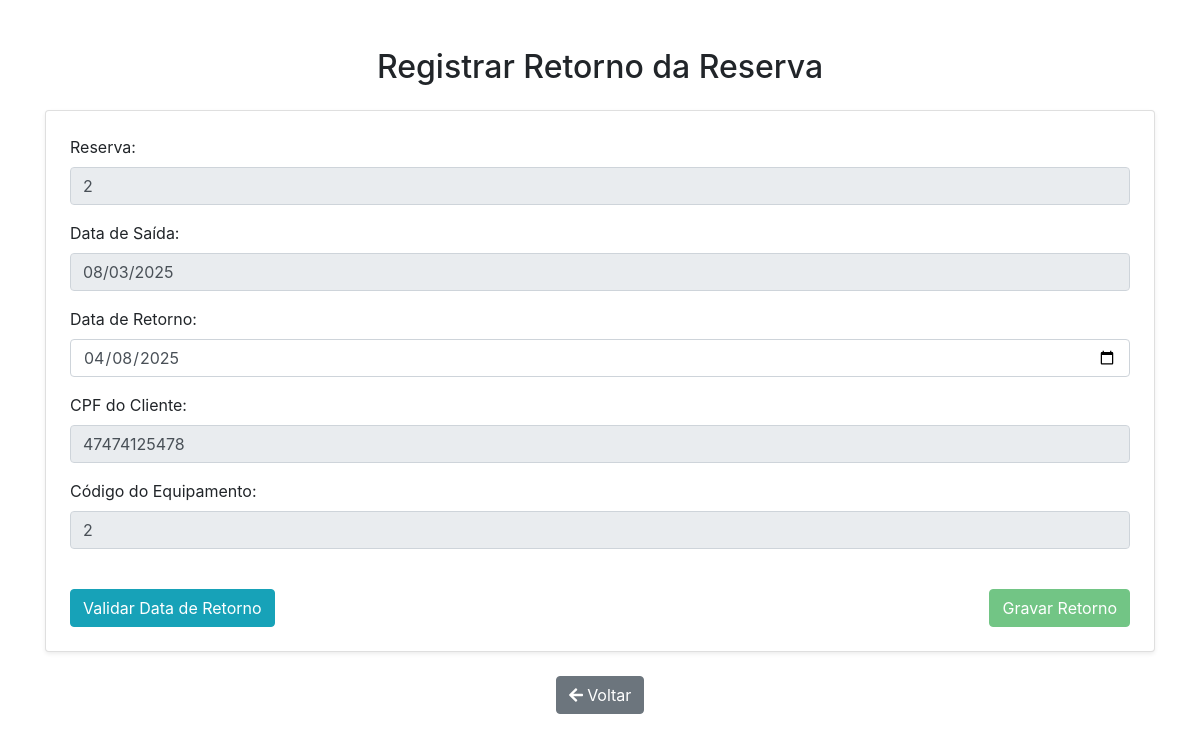
Page /reser_300.php?codigo=2 on the committed database.
### tables this page shows
CREATE TABLE reservas (
    numero INT AUTO_INCREMENT PRIMARY KEY,
    saida DATETIME NOT NULL,
    retorno DATETIME,
    preco FLOAT NOT NULL,
    cpf VARCHAR(11) NOT NULL,
    codigoEquipamento INT NOT NULL,
    valorMensal FLOAT,
    valorQuinzenal FLOAT,
    tipoLocacao VARCHAR(50),
    reservaFinalizada TINYINT(1),
    dataFinalizada DATETIME,

    FOREIGN KEY (cpf) REFERENCES cliente(cpf),
    FOREIGN KEY (codigoEquipamento) REFERENCES equipamento(codigoEquipamento)
);

### reser_300.php (the view, shortened to what this page needs)
<?php
$db = new Database();
$conexao = $db->conectaBD();
$codigo = $_REQUEST["codigo"];
$consulta = "SELECT * FROM reservas WHERE numero = " . intval($codigo);
$conx = mysqli_query($conexao, $consulta);
$dado = mysqli_fetch_assoc($conx);
$consultaRenovacao = "SELECT novaDataDevolucao FROM renovacoes WHERE numeroReserva = $codigo ORDER BY dataRenovacao DESC LIMIT 1";
$resultRenovacao = mysqli_query($conexao, $consultaRenovacao);
if ($rowRenovacao = mysqli_fetch_assoc($resultRenovacao)) {
    $dataRetorno = $rowRenovacao['novaDataDevolucao'];
} else {
    $dataRetorno = $dado['retorno'];
}
?>
<!DOCTYPE html>
<html lang="pt-BR">
<head>
    <link href="https://stackpath.bootstrapcdn.com/bootstrap/4.5.2/css/bootstrap.min.css" rel="stylesheet">
</head>
<body>
<div class="container mt-5">
    <h2 class="text-center mb-4">Registrar Retorno da Reserva</h2>
    <form name="res" action="reser_310.php" method="post">
        <div class="card p-4 shadow-sm">
            <div class="form-group">
                <label>Reserva:</label>
                <input type="text" name="numero" class="form-control" readonly value="<?php echo $codigo; ?>">
            </div>
            <div class="form-group">
                <label>Data de Saída:</label>
                <input type="text" name="saida" id="saida" class="form-control" readonly value="<?php echo date("d/m/Y", strtotime($dado['saida'])); ?>">
            </div>
            <div class="form-group">
                <label>Data de Retorno:</label>
                <input type="date" name="ret" id="ret" class="form-control" required value="<?php echo date('Y-m-d', strtotime($dataRetorno)); ?>">
            </div>
            <div class="form-group">
                <label>CPF do Cliente:</label>
                <input type="text" name="cpf" class="form-control" readonly value="<?php echo $dado['cpf']; ?>">
            </div>
            <div class="form-group">
                <label>Código do Equipamento:</label>
                <input type="text" name="equipamento" class="form-control" readonly value="<?php echo $dado['codigoEquipamento']; ?>">
            </div>
            <div class="d-flex justify-content-between mt-4">
                <button type="button" id="butvalida" class="btn btn-info" onclick="validaret()">Validar Data de Retorno</button>
                <button type="submit" id="subgrava" class="btn btn-success" disabled>Gravar Retorno</button>
            </div>
        </div>
    </form>
    <div class="mt-4 text-center">
        <form action="reser_100.php" method="get">
            <button type="submit" class="btn btn-secondary">
                <i class="fas fa-arrow-left"></i> Voltar
            </button>
        </form>
    </div>
</div>
</body>
</html>

### rows in the picture
reservas: saida "08/03/2025", ret "04/08/2025", cpf "47474125478", equipamento "2"
